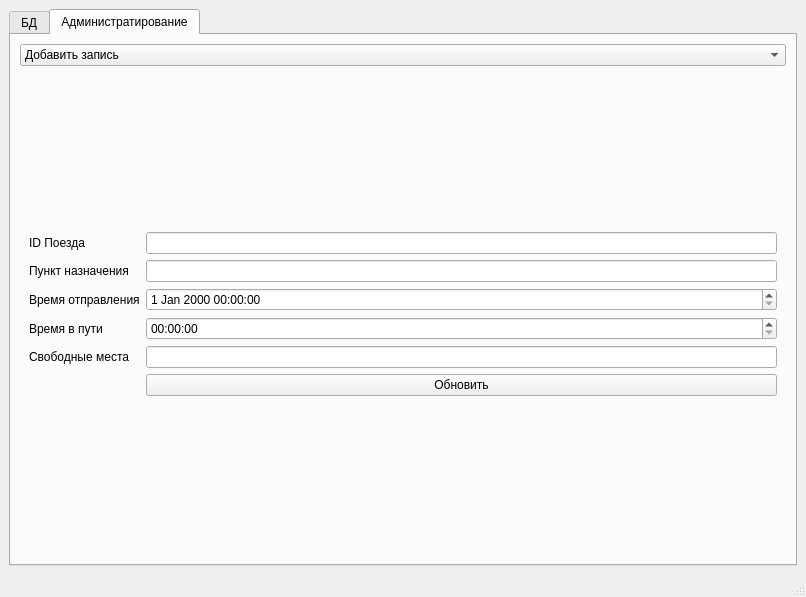
<?xml version="1.0" encoding="UTF-8"?>
<ui version="4.0">
 <class>MainWindow</class>
 <widget class="QMainWindow" name="MainWindow">
  <property name="geometry">
   <rect>
    <x>0</x>
    <y>0</y>
    <width>806</width>
    <height>597</height>
   </rect>
  </property>
  <property name="sizePolicy">
   <sizepolicy hsizetype="Preferred" vsizetype="Preferred">
    <horstretch>0</horstretch>
    <verstretch>0</verstretch>
   </sizepolicy>
  </property>
  <property name="windowTitle">
   <string>Iron Road</string>
  </property>
  <widget class="QWidget" name="centralwidget">
   <layout class="QGridLayout" name="gridLayout_4">
    <item row="0" column="0">
     <widget class="QTabWidget" name="mainWindowWidget">
      <property name="focusPolicy">
       <enum>Qt::TabFocus</enum>
      </property>
      <property name="tabPosition">
       <enum>QTabWidget::North</enum>
      </property>
      <property name="tabShape">
       <enum>QTabWidget::Rounded</enum>
      </property>
      <property name="currentIndex">
       <number>1</number>
      </property>
      <property name="usesScrollButtons">
       <bool>true</bool>
      </property>
      <property name="documentMode">
       <bool>false</bool>
      </property>
      <property name="tabsClosable">
       <bool>false</bool>
      </property>
      <property name="movable">
       <bool>false</bool>
      </property>
      <property name="tabBarAutoHide">
       <bool>true</bool>
      </property>
      <widget class="QWidget" name="bd">
       <attribute name="title">
        <string>БД</string>
       </attribute>
       <layout class="QGridLayout" name="gridLayout_3">
        <item row="0" column="0">
         <widget class="QTableView" name="mainViewDB"/>
        </item>
       </layout>
      </widget>
      <widget class="QWidget" name="admin">
       <property name="whatsThis">
        <string>&lt;html&gt;&lt;head/&gt;&lt;body&gt;&lt;p&gt;&lt;br/&gt;&lt;/p&gt;&lt;/body&gt;&lt;/html&gt;</string>
       </property>
       <attribute name="title">
        <string>Администратирование</string>
       </attribute>
       <layout class="QVBoxLayout" name="verticalLayout">
        <item>
         <widget class="QComboBox" name="selectAct">
          <property name="currentIndex">
           <number>0</number>
          </property>
          <item>
           <property name="text">
            <string>Добавить запись</string>
           </property>
          </item>
          <item>
           <property name="text">
            <string>Удалить запись</string>
           </property>
          </item>
          <item>
           <property name="text">
            <string>Изменить запись</string>
           </property>
          </item>
          <item>
           <property name="text">
            <string>Поиск </string>
           </property>
          </item>
         </widget>
        </item>
        <item>
         <widget class="QStackedWidget" name="stackedActionsWidget">
          <property name="tabletTracking">
           <bool>false</bool>
          </property>
          <property name="focusPolicy">
           <enum>Qt::NoFocus</enum>
          </property>
          <property name="whatsThis">
           <string>&lt;html&gt;&lt;head/&gt;&lt;body&gt;&lt;p&gt;&lt;br/&gt;&lt;/p&gt;&lt;/body&gt;&lt;/html&gt;</string>
          </property>
          <property name="frameShape">
           <enum>QFrame::NoFrame</enum>
          </property>
          <property name="frameShadow">
           <enum>QFrame::Plain</enum>
          </property>
          <property name="midLineWidth">
           <number>0</number>
          </property>
          <property name="currentIndex">
           <number>2</number>
          </property>
          <widget class="QWidget" name="page_Add">
           <property name="whatsThis">
            <string>&lt;html&gt;&lt;head/&gt;&lt;body&gt;&lt;p&gt;&lt;br/&gt;&lt;/p&gt;&lt;/body&gt;&lt;/html&gt;</string>
           </property>
           <layout class="QFormLayout" name="formLayout_2">
            <item row="0" column="1">
             <spacer name="verticalSpacer">
              <property name="orientation">
               <enum>Qt::Vertical</enum>
              </property>
              <property name="sizeHint" stdset="0">
               <size>
                <width>20</width>
                <height>40</height>
               </size>
              </property>
             </spacer>
            </item>
            <item row="1" column="0">
             <widget class="QLabel" name="trainIDAdd">
              <property name="text">
               <string>ID Поезда</string>
              </property>
             </widget>
            </item>
            <item row="1" column="1">
             <widget class="QLineEdit" name="trainIDAddEdit"/>
            </item>
            <item row="2" column="0">
             <widget class="QLabel" name="destination">
              <property name="text">
               <string>Пункт назначения</string>
              </property>
             </widget>
            </item>
            <item row="2" column="1">
             <widget class="QLineEdit" name="destinationEdit"/>
            </item>
            <item row="3" column="0">
             <widget class="QLabel" name="departureTime">
              <property name="text">
               <string>Время отправления</string>
              </property>
             </widget>
            </item>
            <item row="3" column="1">
             <widget class="QDateTimeEdit" name="departureTimeEdit"/>
            </item>
            <item row="4" column="0">
             <widget class="QLabel" name="JorneyTime">
              <property name="text">
               <string>Время в пути</string>
              </property>
             </widget>
            </item>
            <item row="4" column="1">
             <widget class="QTimeEdit" name="JorneyTimeEdit"/>
            </item>
            <item row="5" column="0">
             <widget class="QLabel" name="AvaiableSeats">
              <property name="text">
               <string>Свободные места</string>
              </property>
             </widget>
            </item>
            <item row="5" column="1">
             <widget class="QLineEdit" name="AvaiableSeatsEdit"/>
            </item>
            <item row="7" column="1">
             <spacer name="verticalSpacer_2">
              <property name="orientation">
               <enum>Qt::Vertical</enum>
              </property>
              <property name="sizeHint" stdset="0">
               <size>
                <width>20</width>
                <height>40</height>
               </size>
              </property>
             </spacer>
            </item>
            <item row="6" column="1">
             <widget class="QPushButton" name="buttonAdd">
              <property name="text">
               <string>Добавить</string>
              </property>
             </widget>
            </item>
           </layout>
          </widget>
          <widget class="QWidget" name="page_Delete">
           <layout class="QFormLayout" name="formLayout">
            <item row="1" column="0">
             <widget class="QLabel" name="trainIDelete">
              <property name="text">
               <string>ID Поезда</string>
              </property>
             </widget>
            </item>
            <item row="1" column="1">
             <widget class="QLineEdit" name="trainIDeleteEdit"/>
            </item>
            <item row="3" column="1">
             <spacer name="verticalSpacer_3">
              <property name="orientation">
               <enum>Qt::Vertical</enum>
              </property>
              <property name="sizeHint" stdset="0">
               <size>
                <width>20</width>
                <height>40</height>
               </size>
              </property>
             </spacer>
            </item>
            <item row="0" column="1">
             <spacer name="verticalSpacer_4">
              <property name="orientation">
               <enum>Qt::Vertical</enum>
              </property>
              <property name="sizeHint" stdset="0">
               <size>
                <width>20</width>
                <height>40</height>
               </size>
              </property>
             </spacer>
            </item>
            <item row="2" column="1">
             <widget class="QPushButton" name="buttonDelete">
              <property name="text">
               <string>Удалить</string>
              </property>
             </widget>
            </item>
           </layout>
          </widget>
          <widget class="QWidget" name="page_Update">
           <layout class="QFormLayout" name="formLayout_3">
            <item row="0" column="1">
             <spacer name="verticalSpacer_5">
              <property name="orientation">
               <enum>Qt::Vertical</enum>
              </property>
              <property name="sizeHint" stdset="0">
               <size>
                <width>20</width>
                <height>40</height>
               </size>
              </property>
             </spacer>
            </item>
            <item row="1" column="0">
             <widget class="QLabel" name="trainIDUpdate">
              <property name="text">
               <string>ID Поезда</string>
              </property>
             </widget>
            </item>
            <item row="1" column="1">
             <widget class="QLineEdit" name="trainIDUpdateEdit"/>
            </item>
            <item row="2" column="0">
             <widget class="QLabel" name="destination_2">
              <property name="text">
               <string>Пункт назначения</string>
              </property>
             </widget>
            </item>
            <item row="2" column="1">
             <widget class="QLineEdit" name="destinationEdit_2"/>
            </item>
            <item row="3" column="0">
             <widget class="QLabel" name="departureTime_2">
              <property name="text">
               <string>Время отправления</string>
              </property>
             </widget>
            </item>
            <item row="4" column="0">
             <widget class="QLabel" name="JorneyTime_2">
              <property name="text">
               <string>Время в пути</string>
              </property>
             </widget>
            </item>
            <item row="4" column="1">
             <widget class="QTimeEdit" name="JorneyTimeEdit_2"/>
            </item>
            <item row="5" column="0">
             <widget class="QLabel" name="AvaiableSeats_2">
              <property name="text">
               <string>Свободные места</string>
              </property>
             </widget>
            </item>
            <item row="5" column="1">
             <widget class="QLineEdit" name="AvaiableSeatsEdit_2"/>
            </item>
            <item row="7" column="1">
             <spacer name="verticalSpacer_6">
              <property name="orientation">
               <enum>Qt::Vertical</enum>
              </property>
              <property name="sizeHint" stdset="0">
               <size>
                <width>20</width>
                <height>40</height>
               </size>
              </property>
             </spacer>
            </item>
            <item row="6" column="1">
             <widget class="QPushButton" name="buttonUpdate">
              <property name="text">
               <string>Обновить</string>
              </property>
             </widget>
            </item>
            <item row="3" column="1">
             <widget class="QDateTimeEdit" name="departureTimeEdit_2">
              <property name="locale">
               <locale language="English" country="UnitedStates"/>
              </property>
              <property name="accelerated">
               <bool>false</bool>
              </property>
              <property name="showGroupSeparator" stdset="0">
               <bool>false</bool>
              </property>
             </widget>
            </item>
           </layout>
          </widget>
          <widget class="QWidget" name="page_Search">
           <layout class="QGridLayout" name="gridLayout">
            <item row="0" column="0">
             <widget class="QLabel" name="search">
              <property name="text">
               <string>Поиск:</string>
              </property>
             </widget>
            </item>
            <item row="0" column="1">
             <widget class="QLineEdit" name="searchEdit"/>
            </item>
            <item row="0" column="2">
             <widget class="QPushButton" name="buttonSearch">
              <property name="sizePolicy">
               <sizepolicy hsizetype="Preferred" vsizetype="Preferred">
                <horstretch>0</horstretch>
                <verstretch>0</verstretch>
               </sizepolicy>
              </property>
              <property name="text">
               <string/>
              </property>
              <property name="icon">
               <iconset resource="resource.qrc">
                <normaloff>:/img/search.png</normaloff>:/img/search.png</iconset>
              </property>
             </widget>
            </item>
            <item row="1" column="1" colspan="3">
             <widget class="QTableView" name="resViewSearching"/>
            </item>
           </layout>
          </widget>
         </widget>
        </item>
       </layout>
      </widget>
     </widget>
    </item>
   </layout>
  </widget>
  <widget class="QStatusBar" name="statusbar">
   <property name="sizeGripEnabled">
    <bool>true</bool>
   </property>
  </widget>
 </widget>
 <resources>
  <include location="resource.qrc"/>
 </resources>
 <connections/>
</ui>
